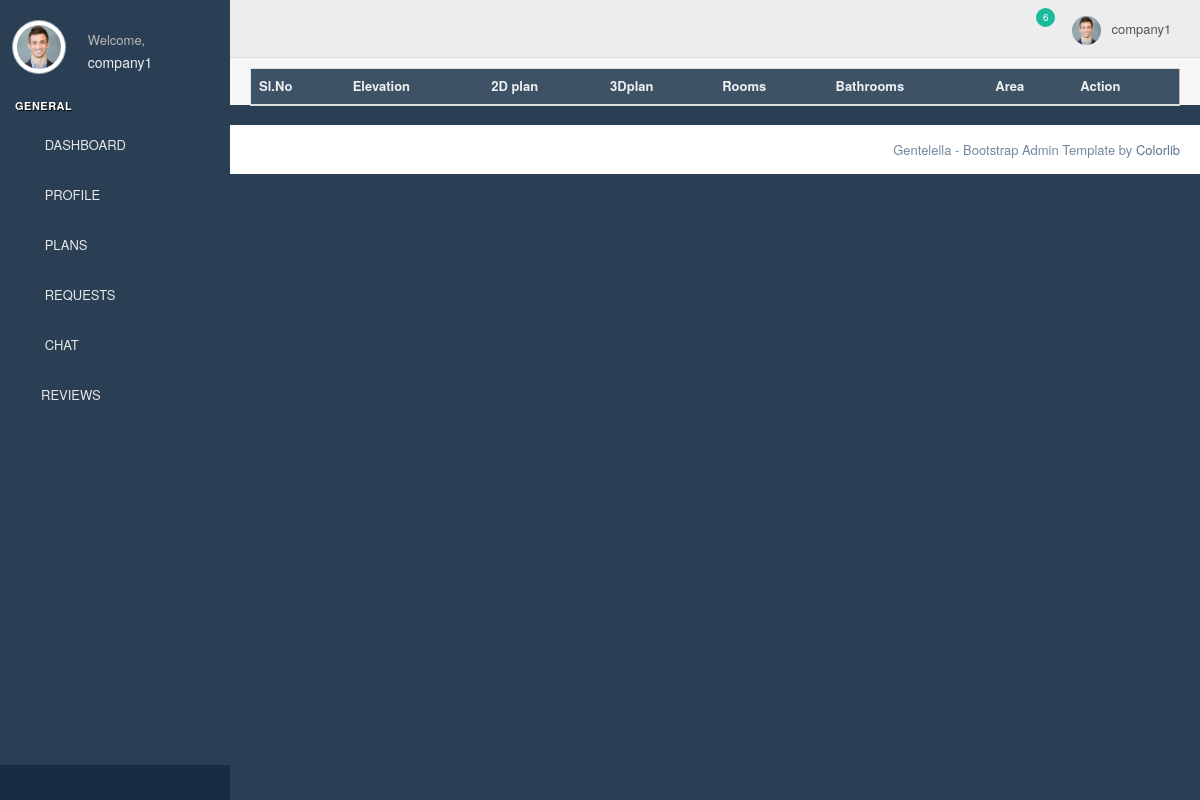
Before: /view_plans (signed in) with the older database file.
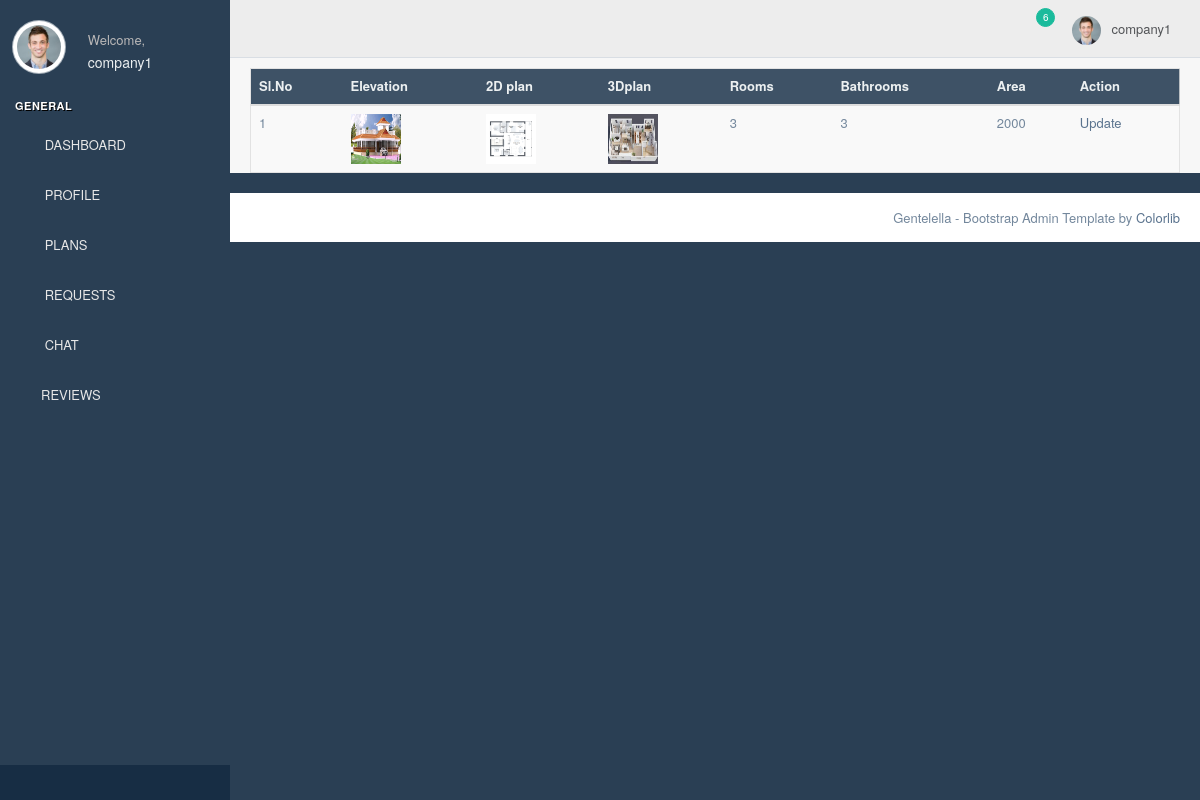
After: the same page with the newer database file.
### homeapp/models.py (models this page shows)
class plan_details(models.Model):
    company=models.ForeignKey(Login,on_delete=models.CASCADE,related_name='company_name')
    elevation=models.ImageField(blank=True,null=True)
    twod_plan=models.ImageField(blank=True,null=True)
    threed_plan=models.ImageField(blank=True,null=True)
    rooms=models.IntegerField(null=True,blank=True)
    bathrooms=models.IntegerField(null=True,blank=True)
    area=models.CharField(max_length=1000,null=True,blank=True)

### homeapp/companyviews.py (the view)
# urls.py: path('view_plans',companyviews.view_plans,name='view_plans'),
def view_plans(request):
    u=request.user
    plans=plan_details.objects.filter(company=u)
    return render(request,'companytemp/view_plans.html',{'plans':plans})

### templates/companytemp/view_plans.html
{% extends 'companytemp/chome.html' %}
{% block content %}
{% load crispy_forms_filters %}
                      <table class="table table-striped jambo_table bulk_action">
                        <thead>
                          <tr class="headings">
                            <th class="column-title">Sl.No </th>
                            <th class="column-title">Elevation</th>
                            <th class="column-title">2D plan </th>
                            <th class="column-title">3Dplan</th>
                            <th class="column-title">Rooms</th>
                            <th class="column-title">Bathrooms</th>
                            <th class="column-title">Area</th>
                            <th class="column-title">Action</th>
                          </tr>
                        </thead>
                        <tbody>
                          <tr class="even pointer">
                              {% for i in plans %}
                            <td class=" ">{{forloop.counter}}</td>
                            <td class=" "><img src="{{i.elevation.url}}"height="50" width="50"></td>
                            <td class=" "><img src="{{i.twod_plan.url}}"height="50" width="50"></td>
                            <td class=" "><img src="{{i.threed_plan.url}}"height="50" width="50"></td>
                            <td class=" ">{{i.rooms}}</td>
                            <td class="a-right a-right ">{{i.bathrooms}}</td>
                            <td class="a-right a-right ">{{i.area}}</td>
                            <td class=" last"><a href="{% url 'update_plans' i.id %}">Update</a>
                            </td>
                          </tr>
                        {% endfor %}
                        </tbody>
                      </table>
{% endblock %}

Changed rows visible on the page:
added plan_details: elevation (picture), twod_plan (picture), threed_plan (picture), rooms "3", bathrooms "3", area "2000"
